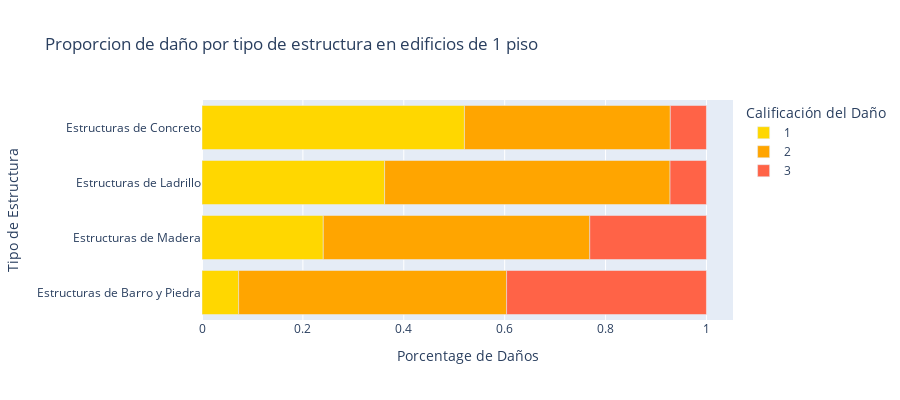

Notebook source saved alongside this figure:
### Code cell
fig = px.bar(unPisoPorcentajes, x=unPisoPorcentajes.columns, y=unPisoPorcentajes.index,
             orientation='h',
             height=400,
             title='Proporcion de daño por tipo de estructura en edificios de 1 piso',
             labels={
                "damage_grade": "Calificación del Daño",
                "index": "Tipo de Estructura",
                "value": "Porcentage de Daños",
             }, color_discrete_sequence=["Gold", "orange", "tomato"])
fig.show()

### Figure 1 — Plotly figure (JSON) as saved in the notebook; plotly's stock layout.template omitted (floating-point values rounded to 4 significant figures)
{"data": [{"alignmentgroup": "True", "hovertemplate": "Calificación del Daño=1<br>Porcentage de Daños=%{x}<br>Tipo de Estructura=%{y}<extra></extra>", "legendgroup": "1", "marker": {"color": "Gold"}, "name": "1", "offsetgroup": "1", "orientation": "h", "showlegend": true, "textposition": "auto", "type": "bar", "x": [0.07266, 0.2404, 0.362, 0.5203], "xaxis": "x", "y": ["Estructuras de Barro y Piedra", "Estructuras de Madera", "Estructuras de Ladrillo", "Estructuras de Concreto"], "yaxis": "y"}, {"alignmentgroup": "True", "hovertemplate": "Calificación del Daño=2<br>Porcentage de Daños=%{x}<br>Tipo de Estructura=%{y}<extra></extra>", "legendgroup": "2", "marker": {"color": "orange"}, "name": "2", "offsetgroup": "2", "orientation": "h", "showlegend": true, "textposition": "auto", "type": "bar", "x": [0.5312, 0.5283, 0.5658, 0.4081], "xaxis": "x", "y": ["Estructuras de Barro y Piedra", "Estructuras de Madera", "Estructuras de Ladrillo", "Estructuras de Concreto"], "yaxis": "y"}, {"alignmentgroup": "True", "hovertemplate": "Calificación del Daño=3<br>Porcentage de Daños=%{x}<br>Tipo de Estructura=%{y}<extra></extra>", "legendgroup": "3", "marker": {"color": "tomato"}, "name": "3", "offsetgroup": "3", "orientation": "h", "showlegend": true, "textposition": "auto", "type": "bar", "x": [0.3962, 0.2313, 0.07216, 0.07162], "xaxis": "x", "y": ["Estructuras de Barro y Piedra", "Estructuras de Madera", "Estructuras de Ladrillo", "Estructuras de Concreto"], "yaxis": "y"}], "layout": {"barmode": "relative", "height": 400, "legend": {"title": {"text": "Calificación del Daño"}, "tracegroupgap": 0}, "title": {"text": "Proporcion de daño por tipo de estructura en edificios de 1 piso"}, "xaxis": {"anchor": "y", "domain": [0, 1], "title": {"text": "Porcentage de Daños"}}, "yaxis": {"anchor": "x", "domain": [0, 1], "title": {"text": "Tipo de Estructura"}}}}
